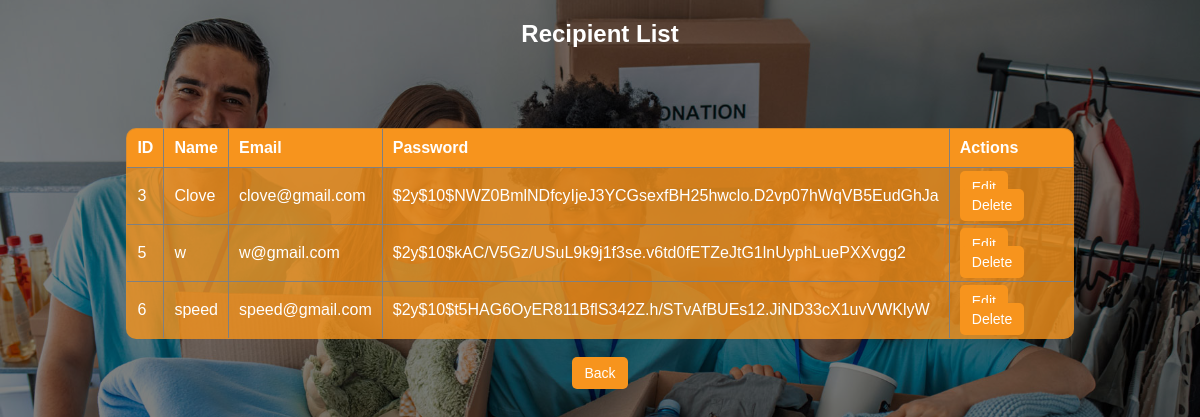
/view_recipient.php (signed in), run on the app's committed database.
### tables this page shows
CREATE TABLE `recipient_reg` (
  `recipient_id` int(11) NOT NULL,
  `recipient_name` varchar(50) NOT NULL,
  `recipient_email` varchar(100) NOT NULL,
  `recipient_password` varchar(100) NOT NULL
);

### view_recipient.php (the view, shortened to what this page needs)
<?php
include('db_donation.php');
$query = "SELECT * FROM recipient_reg";
$result = mysqli_query($conn, $query);
?>
<!DOCTYPE html>
<html lang="en">
<head>
</head>
<body>
<h2 style="text-align: center;">Recipient List</h2>
<table class="recipient-list-table" border="1">
    <tr>
        <th>ID</th>
        <th>Name</th>
        <th>Email</th>
        <th>Password</th>
        <th>Actions</th>
    </tr>
    <?php while ($row = mysqli_fetch_assoc($result)) : ?>
    <tr>
        <td><?php echo $row['recipient_id']; ?></td>
        <td><?php echo $row['recipient_name']; ?></td>
        <td><?php echo $row['recipient_email']; ?></td>
        <td><?php echo $row['recipient_password']; ?></td>
        <td class="action-links">
            <a href="edit_recipient.php?recipient_id=<?php echo $row['recipient_id']; ?>" class="btn-action">Edit</a>
            <a href="delete_recipient.php?recipient_id=<?php echo $row['recipient_id']; ?>" class="btn-action" onclick="return confirm('Are you sure?');">Delete</a>
        </td>
    </tr>
    <?php endwhile; ?>
</table>
<br>
<div class="button-container">
    <form action="admin_dashboard.php">
        <button type="submit" class="btn-back">Back</button>
    </form>
</div>
</body>
</html>

### view_recipient.php (style rules this page uses)
body { height: 80vh; background-image: url('donategoods.jpg'); background-color: rgba(0, 0, 0, 0.5); background-blend-mode: darken; background-size: cover; background-position: bottom; background-repeat: no-repeat; color: white; font-family: Arial, sans-serif; margin-top: 20px; }
.recipient-list-table { margin: 0 auto; border-collapse: collapse; width: 80%; background-color: rgba(247, 148, 29, 0.8); border-radius: 10px; overflow: hidden; margin-top: 80px; }
.recipient-list-table th, .recipient-list-table td { padding: 10px; text-align: left; }
.recipient-list-table th { background-color: #f7941d; }
.button-container { text-align: center; }
.btn-back { padding: 8px 12px; background-color: #f7941d; color: white; border: none; border-radius: 5px; font-size: 14px; cursor: pointer; }
.btn-action { padding: 8px 12px; text-decoration: none; color: white; background-color: #f7941d; border-radius: 5px; transition: background-color 0.3s ease; font-size: 14px; margin-right: 5px; }
.action-links a { color: white; text-decoration: none; }

### data on the page
recipient_reg: recipient_id "3", recipient_name "Clove", recipient_email "clove@gmail.com", recipient_password "$2y$10$NWZ0BmlNDfcyIjeJ3YCGsexfBH25hwclo.D2vp07hWqVB5EudGhJa"
recipient_reg: recipient_id "5", recipient_name "w", recipient_email "w@gmail.com", recipient_password "$2y$10$kAC/V5Gz/USuL9k9j1f3se.v6td0fETZeJtG1lnUyphLuePXXvgg2"
recipient_reg: recipient_id "6", recipient_name "speed", recipient_email "speed@gmail.com", recipient_password "$2y$10$t5HAG6OyER811BflS342Z.h/STvAfBUEs12.JiND33cX1uvVWKlyW"
